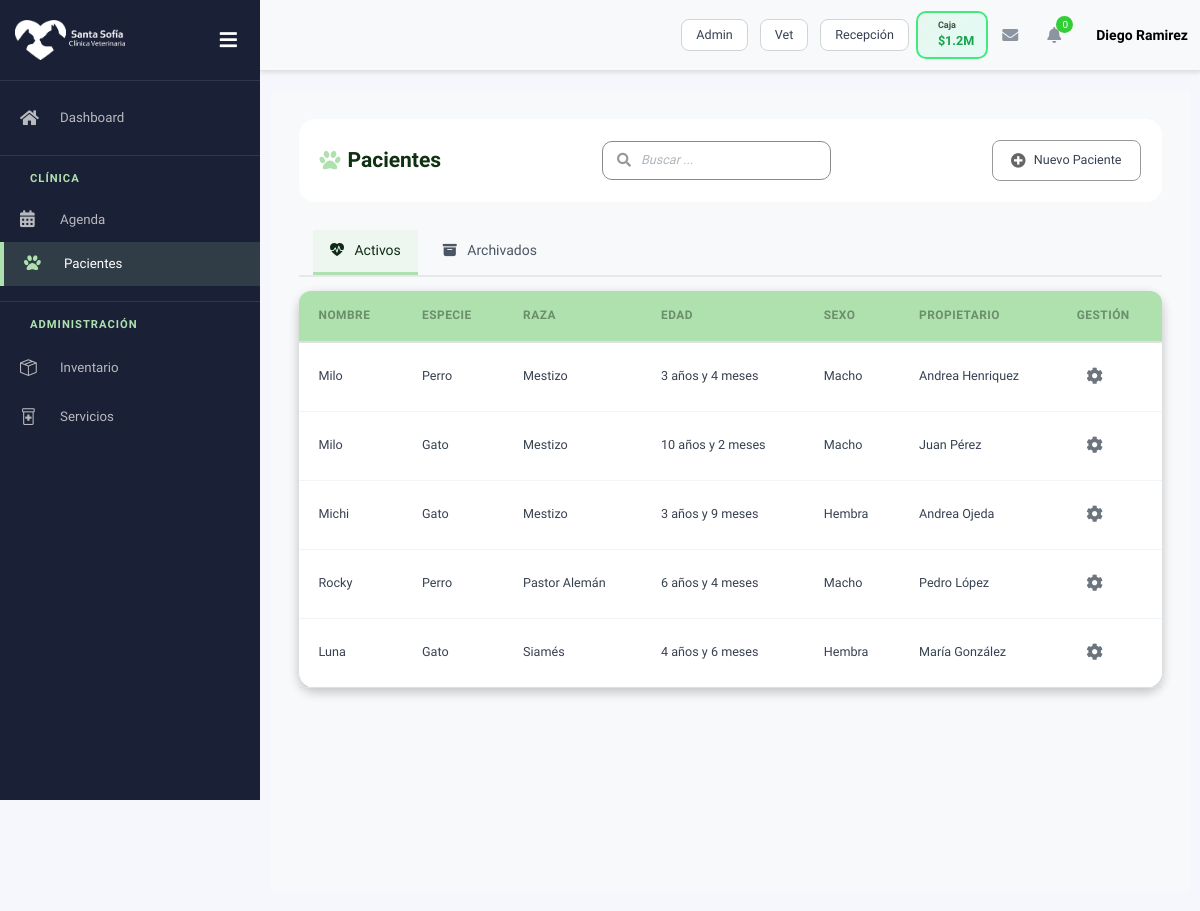
Page /pacientes/ (signed in) on the committed database.
### cuentas/models.py (models this page shows, shortened)
class CustomUser(AbstractBaseUser, PermissionsMixin):
    ROLES = [
        ('administracion', 'Administración'),
        ('veterinario', 'Veterinario'),
        ('recepcion', 'Recepción'),
    ]
    rut = models.CharField(max_length=12, unique=True, verbose_name="RUT")
    username = models.CharField(max_length=20, unique=True, editable=False)
    nombre = models.CharField(max_length=50)
    apellido = models.CharField(max_length=50)
    correo = models.EmailField(unique=True)
    telefono = models.CharField(max_length=20, blank=True, null=True)
    direccion = models.CharField(max_length=255, blank=True, null=True)
    tipo_contrato = models.CharField(max_length=50, blank=True, null=True)
    rol = models.CharField(max_length=20, choices=ROLES, default='recepcion', verbose_name="Rol")
    is_staff = models.BooleanField(default=False)
    is_active = models.BooleanField(default=True)
    date_joined = models.DateTimeField(default=timezone.now)
    objects = CustomUserManager()
    USERNAME_FIELD = 'rut'
    REQUIRED_FIELDS = ['correo', 'nombre', 'apellido']
    def get_rol_display_custom(self):
        if self.is_staff and self.is_superuser:
            return 'Administración'
        return self.get_rol_display()

### pacientes/models.py (models this page shows, shortened)
class Paciente(models.Model):
    ESPECIE_CHOICES = [
        ('perro', 'Perro'),
        ('gato', 'Gato'),
        ('otro', 'Otro'),
    ]
    SEXO_CHOICES = [
        ('M', 'Macho'),
        ('H', 'Hembra'),
    ]
    nombre = models.CharField(max_length=100)
    especie = models.CharField(max_length=20, choices=ESPECIE_CHOICES)
    raza = models.CharField(max_length=100, blank=True, null=True)
    color = models.CharField(max_length=50, blank=True, null=True)
    sexo = models.CharField(max_length=1, choices=SEXO_CHOICES)
    fecha_nacimiento = models.DateField(blank=True, null=True)
    edad_anos = models.IntegerField(blank=True, null=True)
    edad_meses = models.IntegerField(blank=True, null=True)
    microchip = models.CharField(max_length=50, blank=True, null=True, unique=True)
    ultimo_peso = models.DecimalField(max_digits=6, decimal_places=2, blank=True, null=True)
    alergias = models.TextField(blank=True, null=True, help_text="Ej: alergia al pollo, penicilina")
    enfermedades_cronicas = models.TextField(blank=True, null=True, help_text="Ej: diabetes, artritis")
    medicamentos_actuales = models.TextField(blank=True, null=True, help_text="Medicamentos que está tomando actualmente")
    cirugia_previa = models.TextField(blank=True, null=True, help_text="Cirugías previas realizadas")
    propietario = models.ForeignKey(Propietario, on_delete=models.CASCADE, related_name='mascotas')
    activo = models.BooleanField(default=True)
    fecha_registro = models.DateTimeField(auto_now_add=True)
    class Meta:
        verbose_name = 'Paciente'
        verbose_name_plural = 'Pacientes'
        ordering = ['-fecha_registro']
    @property
    def edad_formateada(self):
        if self.fecha_nacimiento:
            hoy = date.today()
            delta = relativedelta(hoy, self.fecha_nacimiento)
            if delta.years > 0 and delta.months > 0:
                return f"{delta.years} año{'s' if delta.years != 1 else ''} y {delta.months} mes{'es' if delta.months != 1 else ''}"
            elif delta.years > 0:
                return f"{delta.years} año{'s' if delta.years != 1 else ''}"
            elif delta.months > 0:
                return f"{delta.months} mes{'es' if delta.months != 1 else ''}"
            else:
                return f"{delta.days} día{'s' if delta.days != 1 else ''}"
        elif self.edad_anos is not None:
            texto = f"{self.edad_anos} año{'s' if self.edad_anos != 1 else ''}"
            if self.edad_meses:
                texto += f" y {self.edad_meses} mes{'es' if self.edad_meses != 1 else ''}"
            return f"~{texto} (estimado)"
        return "No especificada"

class Propietario(models.Model):
    nombre = models.CharField(max_length=100)
    apellido = models.CharField(max_length=100)
    telefono = models.CharField(max_length=20, blank=True, null=True)
    email = models.EmailField(blank=True, null=True)
    direccion = models.TextField(blank=True, null=True)
    fecha_registro = models.DateTimeField(auto_now_add=True)
    class Meta:
        verbose_name = 'Propietario'
        verbose_name_plural = 'Propietarios'
        ordering = ['apellido', 'nombre']
    @property
    def nombre_completo(self):
        return f"{self.nombre} {self.apellido}"

### pacientes/views.py (the view)
# urls.py: path('', views.pacientes_view, name='pacientes'),
@login_required
def pacientes_view(request):
    estado = request.GET.get('estado', 'activos')
    if estado == 'archivados':
        pacientes = Paciente.objects.select_related('propietario').filter(activo=False).order_by('-fecha_registro')
    else:
        pacientes = Paciente.objects.select_related('propietario').filter(activo=True).order_by('-fecha_registro')
    context = {
        'pacientes': pacientes,
        'estado_actual': estado
    }
    return render(request, 'pacientes/pacientes.html', context)

### pacientes/templates/pacientes/pacientes.html (shortened to what this page needs)
{% extends "partials/base_table.html" %}
{% load static %}
{% block table_title %}
<i class="fas fa-paw"></i> Pacientes
{% endblock %}
{% block styles %}
<link rel="stylesheet" href="{% static 'css/base/tables_base.css' %}?v=4" type="text/css" media="all">
{% endblock %}
{% block table_buttons %}
<button type="button" onclick="abrirModalNuevoPaciente()">
    <i class="fas fa-plus-circle"></i> Nuevo Paciente
</button>
{% endblock %}
{% block table_tabs %}
<div class="tabs-estado" style="margin: 1rem 0; padding: 0 1rem;">
    <button type="button" class="tab-estado {% if estado_actual != 'archivados' %}active{% endif %}"
            onclick="cambiarEstadoPacientes('activos')">
        <i class="bi bi-heart-pulse-fill"></i> Activos
    </button>
    <button type="button" class="tab-estado {% if estado_actual == 'archivados' %}active{% endif %}"
            onclick="cambiarEstadoPacientes('archivados')">
        <i class="bi bi-archive-fill"></i> Archivados
    </button>
</div>
{% endblock %}
{% block table_columns %}
<th>Nombre</th>
<th>Especie</th>
<th>Raza</th>
<th>Edad</th>
<th>Sexo</th>
<th>Propietario</th>
<th>Gestión</th>
{% endblock %}
{% block table_rows %}
{% for paciente in pacientes %}
<tr data-especie="{{ paciente.especie|lower }}" data-sexo="{{ paciente.sexo|lower }}">
    <td>{{ paciente.nombre }}</td>
    <td>{{ paciente.get_especie_display|default:paciente.especie|capfirst }}</td>
    <td>{{ paciente.raza|default:"-" }}</td>
    <td>{{ paciente.edad_formateada }}</td>
    <td>{{ paciente.get_sexo_display|default:paciente.sexo|capfirst }}</td>
    <td>{{ paciente.propietario.nombre_completo|default:"-" }}</td>
    <td>
        <div class="manage-wheel">
            <button type="button" onclick="toggleWheel(this)">
                <i class="fas fa-cog"></i>
            </button>
        </div>
    </td>
</tr>
{% endfor %}
{% endblock %}

### templates/partials/topbar.html (shortened to what this page needs)
{% load static %}
<div class="main-header">
    <nav class="navbar navbar-header navbar-header-transparent navbar-expand-lg border-bottom">
        <div class="container-fluid">
            <ul class="navbar-nav topbar-nav ms-md-auto align-items-center">
                <li class="nav-item d-flex d-lg-none px-2 py-1">
                    <div class="w-100 d-flex gap-2">
                        <a href="{% url 'dashboard:dashboard' %}?as=admin" class="btn btn-xs btn-outline-primary flex-fill">Admin</a>
                        <a href="{% url 'dashboard:dashboard' %}?as=vet" class="btn btn-xs btn-outline-info flex-fill">Vet</a>
                        <a href="{% url 'dashboard:dashboard' %}?as=recepcion" class="btn btn-xs btn-outline-secondary flex-fill">Recepción</a>
                    </div>
                </li>
                <li class="nav-item topbar-icon d-flex d-lg-none">
                    <div class="cash-status-btn open cash-status-mobile" id="cashStatusBtnMobile" onclick="toggleCashRegister()">
                        <div class="status-info">
                            <h6 id="cashStatusLabelMobile">Caja</h6>
                            <div class="amount" id="cashAmountMobile">$1.2M</div>
                        </div>
                    </div>
                </li>
                <li class="nav-item topbar-icon dropdown hidden-caret">
                    <a class="nav-link dropdown-toggle" href="#" id="messageDropdown" role="button"
                        data-bs-toggle="dropdown" aria-haspopup="true" aria-expanded="false">
                        <i class="fa fa-envelope"></i>
                    </a>
                </li>
                <li class="nav-item topbar-icon dropdown hidden-caret">
                    <a class="nav-link dropdown-toggle" href="#" id="notifDropdown" role="button"
                        data-bs-toggle="dropdown" aria-haspopup="true" aria-expanded="false">
                        <i class="fa fa-bell"></i>
                        <span class="notification">0</span>
                    </a>
                </li>
                <li class="nav-item topbar-user dropdown hidden-caret">
                    <a class="dropdown-toggle profile-pic" data-bs-toggle="dropdown" href="#" aria-expanded="false">
                        <span class="profile-username">
                            <span class="fw-bold">{{ user.nombre }} {{ user.apellido }}</span>
                        </span>
                    </a>
                </li>
            </ul>
        </div>
    </nav>
</div>

### static/css/dashboard_style.css (style rules this page uses)
:root { --primary-color: #afe1af; --primary-hover: #89c57c; --text-dark: #103012; }

### static/css/base/vet-custom.css (style rules this page uses)
:root { --primary-color: #1e88e5; --primary-hover: #1565c0; --danger-color: #e53935; --danger-hover: #c62828; --success-color: #43a047; --success-hover: #2e7d32; --text-dark: #212121; --text-light: #757575; --bg-light: #f5f5f5; --border-color: #e0e0e0; }

### static/css/base/modals_base.css (style rules this page uses)
:root { --primary-color: #afe1af; --primary-hover: #89c57c; --text-dark: #103012; --bg-light: #f8f9fa; --border-color: #e0e0e0; --shadow-sm: 0 2px 8px rgba(0, 0, 0, 0.08); --shadow-md: 0 4px 12px rgba(0, 0, 0, 0.12); --grey: #afafaf; --grey-hover: #a8a8a8; --z-modal-backdrop: 999998; --z-modal: 999999; }
.navbar, .header, .main-header, .topbar { z-index: 100 !important; }

### static/css/base/estilos_generales.css (style rules this page uses)
.container, .container-fluid, .page-inner { padding-bottom: 0 !important; margin-bottom: 0 !important; }
h6 { font-size: 0.9rem; font-weight: 600; color: var(--text-dark); margin-bottom: 0.5rem; }
.btn, .vet-btn, .btn-neutral, .btn-white-custom { display: inline-flex !important; align-items: center !important; justify-content: center !important; gap: var(--spacing-sm) !important; border-radius: var(--radius-md) !important; font-size: 0.9rem !important; font-weight: 500 !important; border: 1.5px solid var(--grey) !important; background: var(--bg-white) !important; color: #374151 !important; cursor: pointer !important; transition: all 0.25s ease !important; user-select: none !important; white-space: nowrap !important; text-decoration: none !important; display: inline-flex !important; padding: 0.37rem 1rem !important; }
.table-header h4 i, .table-header-grid h4 i { color: var(--primary-color); }
.table-action-buttons button { white-space: nowrap !important; }
table thead th { padding: 1rem; text-align: left; font-weight: 600; color: var(--primary-dark); font-size: 0.9rem; }
table thead th:first-child { border-top-left-radius: var(--radius-lg); }
table thead th:last-child { border-top-right-radius: var(--radius-lg); }
table tbody tr { border-bottom: 1px solid var(--border-color); transition: background-color 0.2s ease; }
table tbody td { padding: 1rem; color: var(--text-dark); font-size: 0.9rem; }
.container-fluid { padding: 2rem; background: var(--bg-light); min-height: 100vh; }
.d-flex { display: flex !important; }
.align-items-center { align-items: center !important; }
.gap-2 { gap: var(--spacing-md) !important; }
.fw-bold { font-weight: 700 !important; }
.border-bottom { border-bottom: 1px solid var(--border-color) !important; }
.w-100 { width: 100% !important; }
body { margin: 0; padding: 0; }
.container, .container-fluid { width: 100% !important; max-width: 100% !important; }
.main-header { position: sticky !important; top: 0 !important; z-index: 999 !important; box-shadow: 0 2px 4px rgba(0,0,0,0.1) !important; margin: 0 !important; display: flex !important; align-items: center !important; }
.navbar-header { width: 100% !important; padding: 0 !important; margin: 0 !important; }

### pacientes/templates/pacientes/pacientes.html (style rules this page uses)
.tabs-estado { display: flex; gap: 0.5rem; margin-bottom: 1rem; border-bottom: 2px solid #e6e8ec; }
.tab-estado { padding: 0.75rem 1.25rem; background: transparent; border: none; border-bottom: 3px solid transparent; cursor: pointer; font-weight: 500; color: #4b5563; transition: all 0.2s ease; }
.tab-estado.active { color: #0f2b17; border-bottom-color: var(--primary-color); background: rgba(175, 225, 175, 0.15); }
.tab-estado i { margin-right: 0.5rem; }

### templates/partials/topbar.html (style rules this page uses)
.main-header { z-index: 10!important; }
.cash-status-btn { display: flex; align-items: center; gap: 12px; padding: 8px 16px; border-radius: 10px; border: 2px solid; font-weight: 600; transition: all 0.3s ease; cursor: pointer; }
.cash-status-btn.open { background: linear-gradient(135deg, rgba(67, 233, 123, 0.1) 0%, rgba(56, 249, 215, 0.1) 100%); border-color: #43e97b; color: #16a34a; }
.cash-status-btn .status-info h6 { margin: 0; font-size: 0.75rem; opacity: 0.8; }
.cash-status-btn .status-info .amount { margin: 0; font-size: 1.1rem; font-weight: 700; }
.cash-status-mobile { padding: 6px 12px; gap: 8px; }
.cash-status-mobile .status-info h6 { font-size: 0.65rem; }
.cash-status-mobile .status-info .amount { font-size: 0.9rem; }

### rows in the picture
CustomUser: nombre "Diego", apellido "Ramirez"
Paciente: nombre "Milo", especie "Perro", raza "Mestizo", edad_formateada "3 años y 4 meses", sexo "Macho", propietario.nombre_completo "Andrea Henriquez"
Paciente: nombre "Milo", especie "Gato", raza "Mestizo", edad_formateada "10 años y 2 meses", sexo "Macho", propietario.nombre_completo "Juan Pérez"
Paciente: nombre "Michi", especie "Gato", raza "Mestizo", edad_formateada "3 años y 9 meses", sexo "Hembra", propietario.nombre_completo "Andrea Ojeda"
Paciente: nombre "Rocky", especie "Perro", raza "Pastor Alemán", edad_formateada "6 años y 4 meses", sexo "Macho", propietario.nombre_completo "Pedro López"
Paciente: nombre "Luna", especie "Gato", raza "Siamés", edad_formateada "4 años y 6 meses", sexo "Hembra", propietario.nombre_completo "María González"
